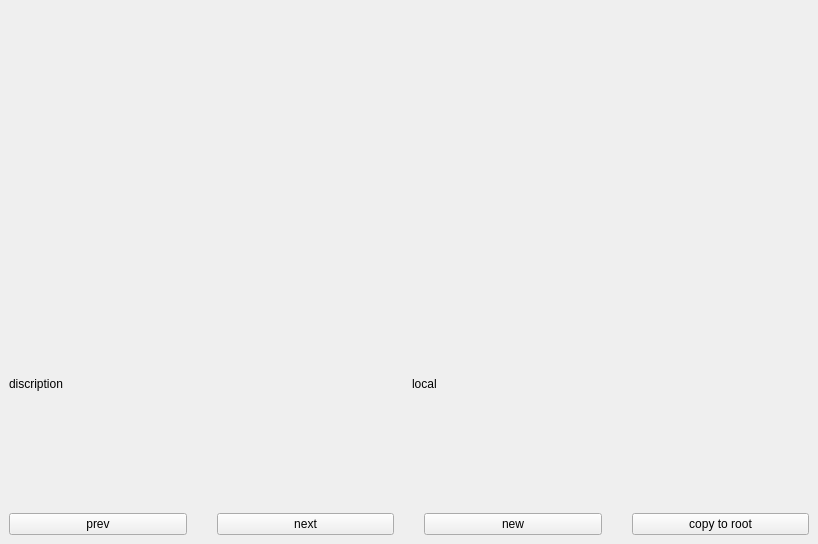
<?xml version="1.0" encoding="UTF-8"?>
<ui version="4.0">
 <class>MainWindow</class>
 <widget class="QMainWindow" name="MainWindow">
  <property name="geometry">
   <rect>
    <x>0</x>
    <y>0</y>
    <width>818</width>
    <height>544</height>
   </rect>
  </property>
  <property name="maximumSize">
   <size>
    <width>16777215</width>
    <height>16777215</height>
   </size>
  </property>
  <property name="windowTitle">
   <string>MainWindow</string>
  </property>
  <widget class="QWidget" name="centralwidget">
   <property name="maximumSize">
    <size>
     <width>1080</width>
     <height>16777215</height>
    </size>
   </property>
   <layout class="QGridLayout" name="gridLayout">
    <item row="0" column="0">
     <widget class="QLabel" name="label">
      <property name="enabled">
       <bool>true</bool>
      </property>
      <property name="sizePolicy">
       <sizepolicy hsizetype="Preferred" vsizetype="Preferred">
        <horstretch>0</horstretch>
        <verstretch>0</verstretch>
       </sizepolicy>
      </property>
      <property name="maximumSize">
       <size>
        <width>1024</width>
        <height>577</height>
       </size>
      </property>
      <property name="cursor">
       <cursorShape>ArrowCursor</cursorShape>
      </property>
      <property name="contextMenuPolicy">
       <enum>Qt::ActionsContextMenu</enum>
      </property>
      <property name="autoFillBackground">
       <bool>false</bool>
      </property>
      <property name="text">
       <string/>
      </property>
      <property name="textFormat">
       <enum>Qt::RichText</enum>
      </property>
      <property name="pixmap">
       <pixmap>imgs/start.jpg</pixmap>
      </property>
      <property name="scaledContents">
       <bool>true</bool>
      </property>
      <property name="alignment">
       <set>Qt::AlignLeading|Qt::AlignLeft|Qt::AlignVCenter</set>
      </property>
      <property name="wordWrap">
       <bool>false</bool>
      </property>
     </widget>
    </item>
    <item row="2" column="0">
     <layout class="QHBoxLayout" name="horizontalLayout" stretch="0,0,0,0">
      <property name="spacing">
       <number>30</number>
      </property>
      <property name="sizeConstraint">
       <enum>QLayout::SetDefaultConstraint</enum>
      </property>
      <property name="topMargin">
       <number>0</number>
      </property>
      <property name="rightMargin">
       <number>0</number>
      </property>
      <property name="bottomMargin">
       <number>0</number>
      </property>
      <item>
       <widget class="QPushButton" name="prev">
        <property name="text">
         <string>prev</string>
        </property>
       </widget>
      </item>
      <item>
       <widget class="QPushButton" name="next">
        <property name="text">
         <string>next</string>
        </property>
       </widget>
      </item>
      <item>
       <widget class="QPushButton" name="new_2">
        <property name="text">
         <string>new</string>
        </property>
       </widget>
      </item>
      <item>
       <widget class="QPushButton" name="copy">
        <property name="text">
         <string>copy to root</string>
        </property>
       </widget>
      </item>
     </layout>
    </item>
    <item row="1" column="0">
     <layout class="QHBoxLayout" name="horizontalLayout_2">
      <item>
       <widget class="QLabel" name="discription">
        <property name="text">
         <string>discription</string>
        </property>
       </widget>
      </item>
      <item>
       <widget class="QLabel" name="local">
        <property name="text">
         <string>local</string>
        </property>
       </widget>
      </item>
     </layout>
    </item>
   </layout>
  </widget>
 </widget>
 <resources/>
 <connections/>
</ui>
